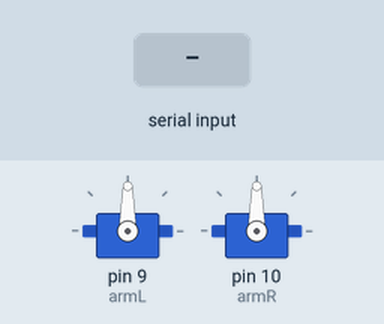
Recording of a sketch running on a simulated Arduino Uno, built with avr-gcc and run on an emulated ATmega328P. Parts: 2 × servo. Inputs (shaded band) come from the test bench.

Above: at 1.2 s.
1.3 s: byte 82 (R) received over Serial
At 1.7 s:
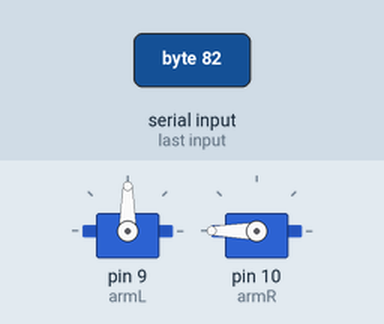
2.8 s: byte 76 (L) received over Serial
At 4.0 s:
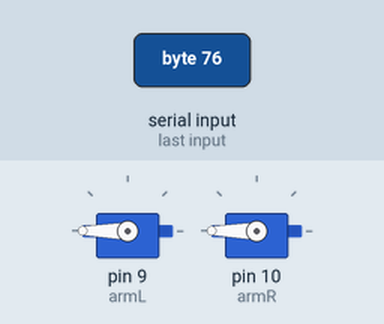
4.3 s: byte 114 (r) received over Serial
At 5.2 s:
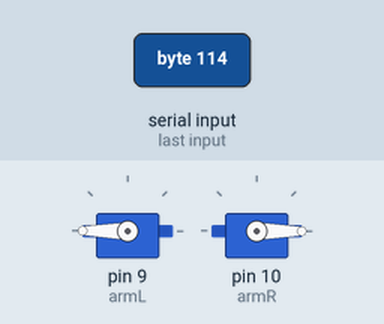
5.8 s: byte 108 (l) received over Serial
At 6.4 s:
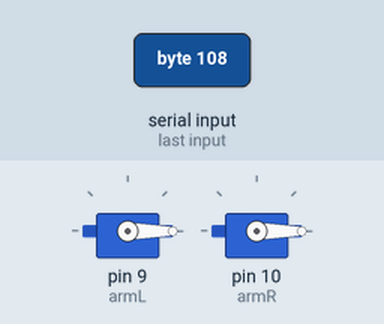
7.3 s: byte 82 (R) received over Serial
At 8.7 s:
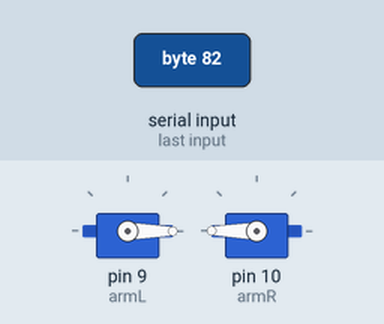
Timing chart, 0 to 9.8 s (numbered marks = the images above; inputs shaded):
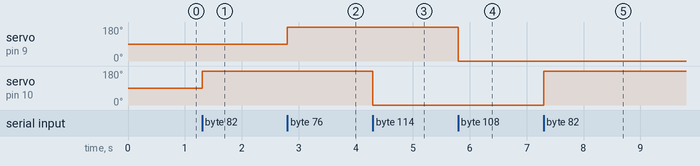

The sketch:

main.ino.ino
```cpp
#include <Servo.h>
#include <Wire.h>
#include <SPI.h>

Servo armL;
Servo armR;

#define L 76
#define R 82
#define l 108
#define r 114
#define D 68
#define U 85

int arm = -1;
int top = 180;
int bot = 0;

void setup() {
  Serial.begin(9600);

  armL.attach(9);
  armR.attach(10);
}


void loop() {

   if (Serial.available() > 0) {

      arm = Serial.read();

      switch(arm){
        case R:
          armR.write(top);
          break;
        case L:
          armL.write(top);
          break;
        case r:
          armR.write(bot);
          break;
        case l:
          armL.write(bot);
          break;
        case U:
          armL.write(top);
          armR.write(top);
          break;
        case D:
          armL.write(bot);
          armR.write(bot);
          break;
        default:
          break;

      }

   }
}
```

Measured:
- after the input at 1.3 s, servo on pin 10 (armR): 90° → 180° at once
- after the input at 2.8 s, servo on pin 9 (armL): 90° → 180° at once
- after the input at 4.3 s, servo on pin 10 (armR): 180° → 0° at once
- after the input at 5.8 s, servo on pin 9 (armL): 180° → 0° at once
- after the input at 7.3 s, servo on pin 10 (armR): 0° → 180° at once
